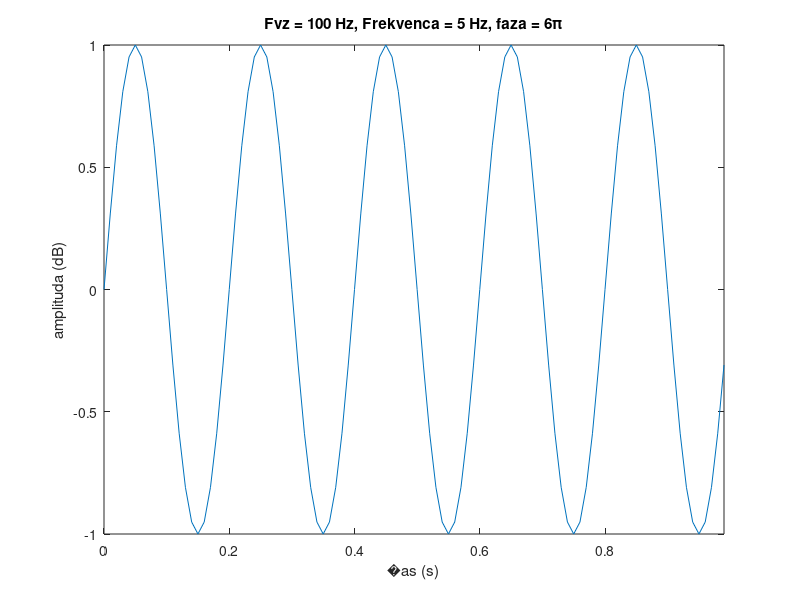
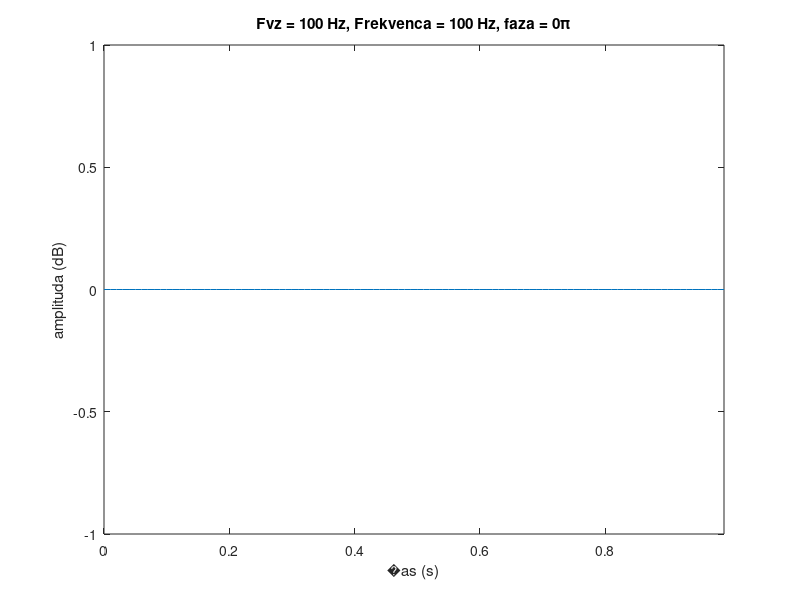
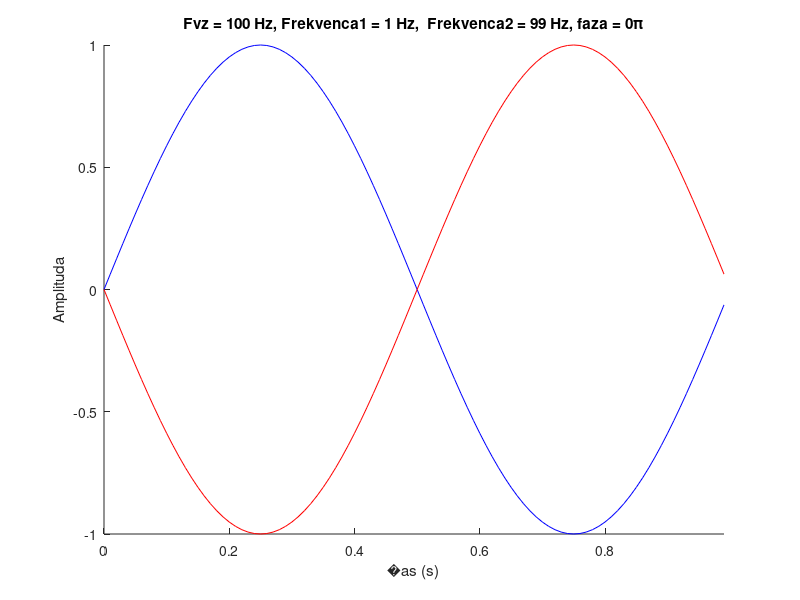

Here is the MATLAB script that generated these plots, in order: (Note: this script raises an error after producing the figures.)
%----------------------------------------------------------------------------------------
% Vzor�enje in Nyquistov teorem;
Fvz = 100; % Frekvenca vzor�enja (v Hz)
T = 1; % dol�ina signala (v s)
i = [0:1:T*Fvz-1]/Fvz; % vektor �asovnih indeksov
f1=5; % frekvenca sinusoide
A1=1; % amplituda sinusoide
faza1=0.0; % faza sinusoide

% izris sinuside pri razlicnih fazah......................................................
figure
for faza1=0:0.1:6; 
    s=A1*sin(2*pi*f1*i+faza1*pi); 
    plot(i,s); 
    axis tight; 
    set(gca,'YLim',[-1,1]);
    title(['Fvz = ' num2str(Fvz) ' Hz, Frekvenca = ' num2str(f1) ' Hz, faza = ' num2str(faza1) '\pi']);
    xlabel('�as (s)');
    ylabel('amplituda (dB)');
    pause; 
end

% izris sinusid pri razlicnih frekvencah...............................................
faza1 = 0;
figure
for f1=0:1:Fvz; 
    s=A1*sin(2*pi*f1*i+faza1*pi); 
    plot(i,s); 
    axis tight; 
    set(gca,'YLim',[-1,1]);
    title(['Fvz = ' num2str(Fvz) ' Hz, Frekvenca = ' num2str(f1) ' Hz, faza = ' num2str(faza1) '\pi']);
    xlabel('�as (s)');
    ylabel('amplituda (dB)');
    pause(0.05); 
end

%%%%%%%%%%%%%%%%%%%%%%%%%%%% izris sinusoid s frekvenco f1 in Fvz-f1.........................
figure; hold on; %
f1=1; 
s1=sin(2*pi*f1*i+faza1*pi); 
plot(i,s1,'b'); 
f2=Fvz-f1; 
s2=sin(2*pi*f2*i+faza1*pi); 
plot(i,s2,'r'); 
xlabel('�as (s)'); ylabel('Amplituda');
title(['Fvz = ' num2str(Fvz) ' Hz, Frekvenca1 = ' num2str(f1) ' Hz,  Frekvenca2 = ' num2str(f2) ' Hz, faza = ' num2str(faza1) '\pi']);
axis tight;

%----------------------------------------------------------------------------------------

% glej tudi primera v Mathematici: (WheelIllusion.nbp in SamplingTheorem.nbp)


% V Z O R � E N J E    Z V O K A
%-----------------------------------------------------------------------------------------
% vzor�enje zvoka 
Fs = 44100; % vzor�evalna frekvenca
bits = 16; % bitna lo�ljivost
nchans = 1; % 1 (mono), 2 (stereo).
recorder = audiorecorder(Fs,bits,nchans);
recordblocking(recorder,5);
posnetek = getaudiodata(recorder);
figure; plot(posnetek);

sound(1*posnetek,44100);

sound(1*posnetek,44100/2);

sound(1*posnetek,2*44100);


%-----------------------------------------------------------------------------------------
% ali zaznate fazne spremembe? Spreminjajte faza1 med 0 in 2.0 in po�enite ta demo...
Fvz = 44100;% vzor�evalna frekvenca
T = 3; % �as v sekundah
i = [0:T*Fvz-1]/Fvz; % vektor �asovnih indeksov
f1 = 500; % frekvenca sinusoide
A1 = 0.3; % amplituda sinusoide
faza1 = 1.0; % faza sinusoide

s=A1*sin(2*pi*f1*i+faza1*pi); % tvrojenje sinusoide
s2=A1*sin(2*pi*f1*i+0*pi); % tvrojenje sinusoide

sound([s s2],Fvz);


%-----------------------------------------------------------------------------------------
% trije poskusi: 1. f1 = 50;
%                2. f1 = 450;
%                3. f1 = 1450;
%                4. f1 = 2450;   
Fvz = 44100;% vzor�evalna frekvenca
T = 3;
i = [0:T*Fvz-1]/Fvz; % vektor �asovnih indeksov
f1=50; % frekvenca sinusoide
A1=5.5; % amplituda sinusoide
faza1=0.0; % faza sinusoide
f2=f1+1; % frekvenca druge sinusoide

s1=A1*sin(2*pi*f1*i+faza1*pi); % tvrojenje prve sinusoide
s2=A1*sin(2*pi*f2*i+faza1*pi); % tvrojenje druge sinusoide
sound([s1 s2],Fvz);


%-----------------------------------------------------------------------------------------
% ali zaznate zvok netopirja pri 90000 Hz? Nyquist?
Fvz = 44100;% vzor�evalna frekvenca
T = 3;
i = [0:T*Fvz-1]/Fvz; % vektor �asovnih indeksov
fnetopir = 140000; % frekvenca sinusoide
A1=5.5; % amplituda sinusoide
faza1=1.0; % faza sinusoide

s=A1*sin(2*pi*fnetopir*i+faza1*pi); % tvorjenje sinusoide
sound(s,Fvz);


% izris sinuside pri razlicnih fazah (verzija 2)......................................................
Fvz = 100;
T = 1;
i = [0:T*Fvz-1]/Fvz; % vektor �asovnih indeksov
f1=5; % frekvenca sinusoide
A1=5; % amplituda sinusoide
faza1=0.0; % faza sinusoide


% spremninjanje frekvence...
close all;
figure;
for f1=0:Fvz; 
    s=sin(2*pi*f1*i+faza1*pi); 
    
    % izris v �asovni domeni
    subplot(2,1,1);
    plot(s); 
    axis tight; 
    set(gca,'YLim',[-1,1]);
    title(['�asovna domena: Fvz = ' num2str(Fvz) ' Hz, Frekvenca = ' num2str(f1) ' Hz, faza = ' num2str(faza1) '\pi']);
    
    % izris v frekven�ni domeni
    subplot(2,1,2);
    plot(abs(fft(s)),'r'); 
    axis tight; 
    set(gca,'YLim',[-1,1]);
    title(['Frekven�na domena (abs): Fvz = ' num2str(Fvz) ' Hz, Frekvenca = ' num2str(f1) ' Hz, faza = ' num2str(faza1) '\pi']);
    
    pause; 
end


% in faze... (ve� o tem na naslednjih vajah)
f1=5; % frekvenca sinusoide
A1=5; % amplituda sinusoide
faza1=0.0; % faza sinusoide
close all;
figure;
for faza1=0:0.1:2; 
    s=sin(2*pi*f1*i+faza1*pi); 
    
    % izris v �asovni domeni
    subplot(2,1,1);
    plot(s); 
    axis tight; 
    set(gca,'YLim',[-1,1]);
    title(['�asovna domena: Fvz = ' num2str(Fvz) ' Hz, Frekvenca = ' num2str(f1) ' Hz, faza = ' num2str(faza1) '\pi']);
    
    % izris v frekven�ni domeni
    subplot(2,1,2);
    plot(abs(fft(s)),'r'); 
    axis tight; 
    set(gca,'YLim',[-1,1]);
    title(['Frekven�na domena (abs): Fvz = ' num2str(Fvz) ' Hz, Frekvenca = ' num2str(f1) ' Hz, faza = ' num2str(faza1) '\pi']);
    
    pause; 
end



% S L I K E
%-----------------------------------------------------------------------------------------
% vzor�enje slik in Moire 
addpath('D:\Dropbox\FERI\mag\ROSIS\1-Vzorcenje')
A = imread('Moire.jpg');
figure; 
imshow(A);
title('originalna slika'); 


pvz = 3; % faktor podvzor�enja
figure;
imshow(A(1:pvz:end,1:pvz:end,:));
title(['podvzor�ena slika: faktor podvzor�enja ' num2str(pvz)]); 
 
st_bit = 0; % nova bitna lo�ljivost 
kvant = 2^(9-st_bit);
figure;
imshow((A(:,:,:)/kvant)*kvant);
title(['slika pri bitni lo�ljivosti ' num2str(st_bit)]); 

figure; subplot(2,2,1);
imshow((A(:,:,:)/kvant)*kvant);
title(['slika pri bitni lo�ljivosti ' num2str(st_bit)]); 
subplot(2,2,2);
imshow((A(:,:,1)/kvant)*kvant);
title(['ravnina R pri bitni lo�ljivosti ' num2str(st_bit)]); 
subplot(2,2,3);
imshow((A(:,:,2)/kvant)*kvant);
title(['ravnina R pri bitni lo�ljivosti ' num2str(st_bit)]); 
subplot(2,2,4);
imshow((A(:,:,3)/kvant)*kvant);
title(['ravnina R pri bitni lo�ljivosti ' num2str(st_bit)]); 


%-----------------------------------------------------------------------------------------
% spekter slik, Moire in Diskretna Fourierova transformacija (fft2) 

addpath('D:\Dropbox\FERI\mag\ROSIS\1-Vzorcenje')
A = imread('Moire.jpg');
figure; 
imshow(A);
title('originalna slika'); 

close all;
B = double(A(:,:,1));
figure; mesh(abs(fft2( B - mean(B(:)),100,100 ))); title('R ravnina')
B = double(A(:,:,2));
figure; mesh(abs(fft2( B - mean(B(:)),100,100 ))); title('G ravnina')
B = double(A(:,:,3));
figure; mesh(abs(fft2( B - mean(B(:)),100,100 ))); title('B ravnina')

% prevzor�ena slika..................................
pvz = 4;
B = double(A(1:pvz:end,1:pvz:end,1));
figure; mesh(abs(fft2( B - mean(B(:)),100,100 ))); title(['R ravnina, po podvzor�enju s faktorjem ' num2str(pvz)]);
B = double(A(1:pvz:end,1:pvz:end,2));
figure; mesh(abs(fft2( B - mean(B(:)),100,100 ))); title(['G ravnina, po podvzor�enju s faktorjem ' num2str(pvz)]);
B = double(A(1:pvz:end,1:pvz:end,3));
figure; mesh(abs(fft2( B - mean(B(:)),100,100 ))); title(['B ravnina, po podvzor�enju s faktorjem ' num2str(pvz)]);

%-----------------------------------------------------------------------------------------
% podvzor�enje slik in operator povpre�enja 
addpath('D:\Dropbox\FERI\mag\ROSIS\1-Vzorcenje')
A = imread('Moire.jpg');
figure; 
imshow(A);
title('originalna slika'); 

pvz = 3; % faktor podvzor�enja
figure;
imshow(A(1:pvz:end,1:pvz:end,:));
title(['podvzor�ena slika: faktor podvzor�enja ' num2str(pvz)]); 
 
% operator povpre�enja (verzija 1)
D=3; % premer lokalne okolice piksla, na kateri se izra�una povpre�na verdnost
B=[];
for r=1:size(A,1)-D+1
    for c=1:size(A,2)-D+1
        C=A(r+0:D-1,c+[0:D-1],1); % R ravnina
        B(r,c,1) = mean(C(:));
        C=A(r+[0:D-1],c+[0:D-1],2); % G ravnina
        B(r,c,2) = mean(C(:));
        C=A(r+[0:D-1],c+[0:D-1],3); % B ravnina
        B(r,c,3) = mean(C(:));
    end
end
figure;
imshow(uint8(B));
title('zglajena slika'); 

% operator povpre�enja (verzija 2)
% isti operator povpre�enja kot zgoraj, implementiran nekoliko druga�e (veliko hitrej�a izvedba)
D=3; % premer lokalne okolice piksla, na kateri se izra�una povpre�na vrednost
B=[];
B(:,:,1) = conv2(double(A(:,:,1)),ones(D,D)/D^2);
B(:,:,2) = conv2(double(A(:,:,2)),ones(D,D)/D^2);
B(:,:,3) = conv2(double(A(:,:,3)),ones(D,D)/D^2);
B = uint8(B);
figure;
imshow(B);
title('zglajena slika'); 

% prikaz
pvz = 3; % faktor podvzor�enja
figure; subplot(1,2,1)
imshow(A(1:pvz:end,1:pvz:end,:));
title(['podvzor�ena slika: faktor podvzor�enja ' num2str(pvz)]); 
subplot(1,2,2)
imshow(B(1:pvz:end,1:pvz:end,:));
title(['zglajena podvzor�ena slika: faktor podvzor�enja ' num2str(pvz)]); 